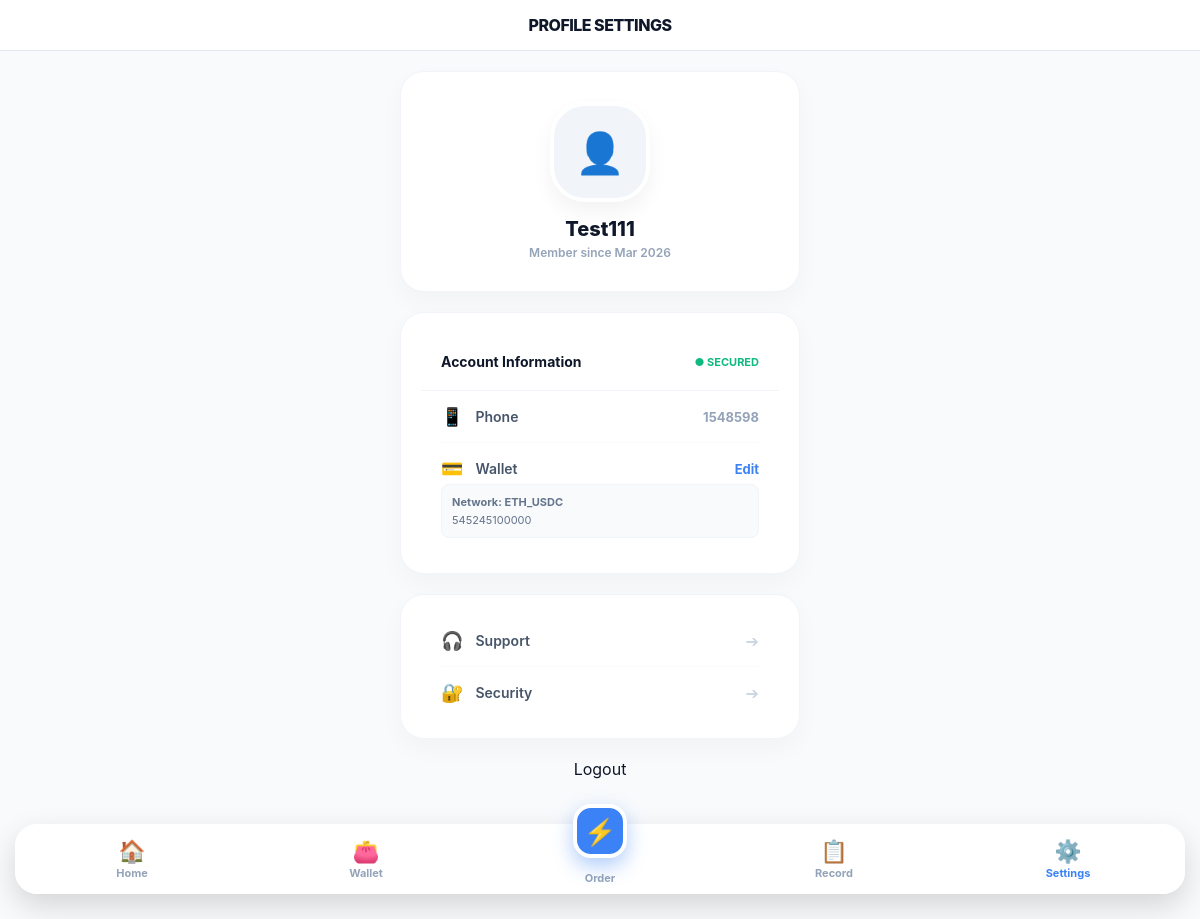
/settings/ (signed in), run on the app's committed database.
### Catalog/models.py (models this page shows, shortened)
class Profile(models.Model):
    VIP_CONFIG = {
        1: {'rate': Decimal('1.0'), 'limit': 40},
        2: {'rate': Decimal('1.4'), 'limit': 45},
        3: {'rate': Decimal('2.0'), 'limit': 50},
        4: {'rate': Decimal('2.8'), 'limit': 55},
        5: {'rate': Decimal('4.0'), 'limit': 60},
    }
    user = models.OneToOneField(User, on_delete=models.CASCADE, related_name='profile')
    wallet_address = models.CharField(max_length=255, blank=True, null=True)
    network = models.CharField(max_length=50, default='ETH_USDC')
    balance = models.DecimalField(max_digits=12, decimal_places=2, default=Decimal('0.00'))
    phone_number = models.CharField(max_length=20, blank=True, null=True, unique=True)
    total_earned = models.DecimalField(max_digits=12, decimal_places=2, default=Decimal('0.00'))
    current_progress = models.IntegerField(default=0)
    vip_level = models.IntegerField(default=1)
    withdrawal_pin = models.CharField(max_length=6, default="000000")
    created_at = models.DateTimeField(auto_now_add=True)
    updated_at = models.DateTimeField(auto_now=True)

### Catalog/views.py (the view)
# urls.py: path('settings/', views.user_settings, name='user_settings'),
@login_required(login_url='user_login')
def user_settings(request):
    return render(request, 'users/settings.html', {'profile': request.user.profile})

### Catalog/templates/users/settings.html (shortened to what this page needs)
{% extends "users/user_main.html" %}
{% block header_title %}PROFILE SETTINGS{% endblock %}
{% block content %}
<div style="width: 100%; max-width: 400px;">
    <div class="dashboard-card" style="padding: 30px 20px; text-align: center; margin-bottom: 20px;">
        <div style="position: relative; width: 100px; height: 100px; margin: 0 auto 15px;">
            <div style="width: 100%; height: 100%; background: #f1f5f9; border-radius: 35px; border: 4px solid white; box-shadow: 0 10px 20px rgba(0,0,0,0.05); display: flex; align-items: center; justify-content: center; overflow: hidden;">
                {% if profile.image %}
                    <img src="{{ profile.image.url }}" style="width: 100%; height: 100%; object-fit: cover;">
                {% else %}
                    <span style="font-size: 40px;">👤</span>
                {% endif %}
            </div>
        </div>
        <h2 style="margin: 0; color: var(--dark); font-size: 20px; font-weight: 800;">{{ user.username }}</h2>
        <span style="font-size: 12px; color: #94a3b8; font-weight: 600;">Member since {{ user.date_joined|date:"M Y" }}</span>
    </div>
    <div class="dashboard-card" style="margin-bottom: 20px;">
        <div style="padding: 20px; border-bottom: 1px solid #f1f5f9; display: flex; justify-content: space-between; align-items: center;">
            <b style="font-size: 14px; color: var(--dark);">Account Information</b>
            <span style="font-size: 11px; color: #10b981; font-weight: 700;">● SECURED</span>
        </div>
        <div style="padding: 0 20px;">
            <div style="display: flex; align-items: center; justify-content: space-between; padding: 15px 0; border-bottom: 1px solid #f8fafc;">
                <div style="display: flex; align-items: center; gap: 12px;">
                    <span style="font-size: 18px;">📱</span>
                    <span style="font-size: 14px; font-weight: 600; color: #475569;">Phone</span>
                </div>
                <span style="font-size: 13px; color: #94a3b8; font-weight: 700;">{{ profile.phone_number|default:"None" }}</span>
            </div>
            <div style="padding: 15px 0;">
                <div style="display: flex; align-items: center; justify-content: space-between; margin-bottom: 5px;">
                    <div style="display: flex; align-items: center; gap: 12px;">
                        <span style="font-size: 18px;">💳</span>
                        <span style="font-size: 14px; font-weight: 600; color: #475569;">Wallet</span>
                    </div>
                    <a href="{% url 'edit_wallet' %}" style="text-decoration: none; font-size: 13px; color: var(--primary); font-weight: 700;">
                        {% if profile.wallet_address %}Edit{% else %}Add{% endif %}
                    </a>
                </div>
                {% if profile.wallet_address %}
                    <div style="font-size: 11px; color: #64748b; background: #f8fafc; padding: 10px; border-radius: 8px; border: 1px solid #f1f5f9;">
                        <div style="font-weight: 700; margin-bottom: 4px;">Network: {{ profile.network }}</div>
                        <div style="word-break: break-all;">{{ profile.wallet_address }}</div>
                    </div>
                {% else %}
                    <div style="font-size: 11px; color: #ef4444; font-weight: 600;">No address set</div>
                {% endif %}
            </div>
        </div>
    </div>
    <div class="dashboard-card" style="margin-bottom: 20px;">
        <div style="padding: 0 20px;">
            <a href="#" style="text-decoration: none; display: flex; align-items: center; justify-content: space-between; padding: 15px 0; border-bottom: 1px solid #f8fafc;">
                <div style="display: flex; align-items: center; gap: 12px;">
                    <span style="font-size: 18px;">🎧</span>
                    <span style="font-size: 14px; font-weight: 600; color: #475569;">Support</span>
                </div>
                <span style="color: #cbd5e1;">➔</span>
            </a>
            <a href="{% url 'security_settings' %}" style="text-decoration: none; display: flex; align-items: center; justify-content: space-between; padding: 15px 0;">
                <div style="display: flex; align-items: center; gap: 12px;">
                    <span style="font-size: 18px;">🔐</span>
                    <span style="font-size: 14px; font-weight: 600; color: #475569;">Security</span>
                </div>
                <span style="color: #cbd5e1;">➔</span>
            </a>
        </div>
    </div>
    <div style="text-align: center;">
        <form action="{% url 'user_logout' %}" method="post" style="display: inline;">
            <button type="submit" style="background: none; border: none; color: inherit; cursor: pointer; padding: 0; font: inherit;">
                    Logout
            </button>
        </form>
    </div>
</div>
{% endblock %}

### Catalog/templates/users/user_main.html (style rules this page uses)
:root { --primary: #3b82f6; --inactive: #94a3b8; --bg: #f8fafc; --dark: #0f172a; --nav-height: 70px; }
* { box-sizing: border-box; -webkit-tap-highlight-color: transparent; }
body { margin: 0; background: var(--bg); font-family: -apple-system, system-ui, sans-serif; padding-bottom: 120px; color: var(--dark); }
.dashboard-card { background: white; width: 100%; max-width: 450px; border-radius: 24px; box-shadow: 0 10px 25px rgba(0,0,0,0.03); border: 1px solid #f1f5f9; padding: 20px; }

### data on the page
Profile: phone_number "1548598", network "ETH_USDC", wallet_address "545245100000"

### other printed values
{{ user.username }} "Test111"
{{ user.date_joined|date:"M Y" }} "Mar 2026"
